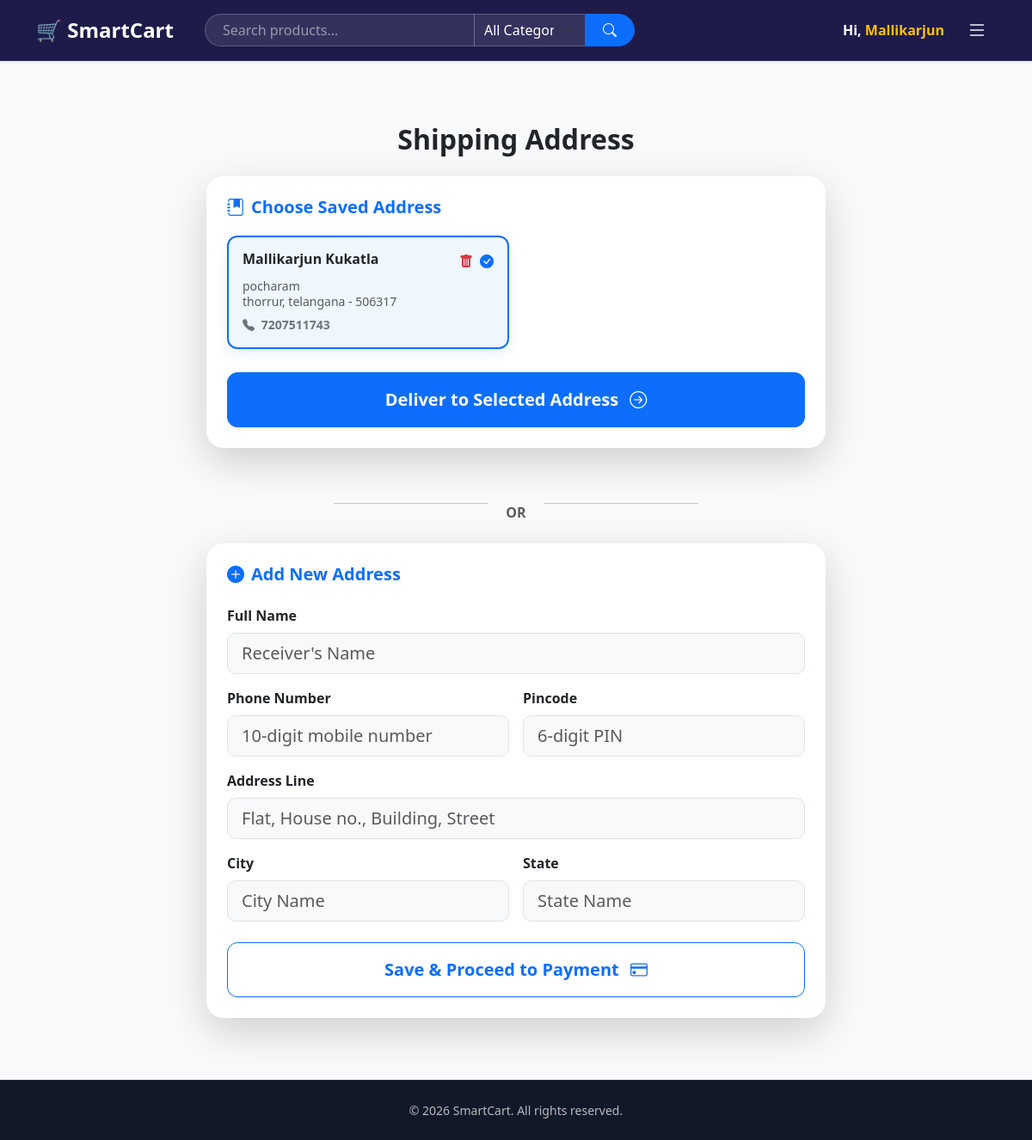
The app's page /user/address (signed in) with its own data.
### tables this page shows
CREATE TABLE "user_addresses" ("address_id" INTEGER PRIMARY KEY AUTOINCREMENT, "user_id" INTEGER, "full_name" TEXT, "phone" TEXT, "address_line" TEXT, "city" TEXT, "state" TEXT, "pincode" TEXT, "created_at" TEXT);

### app.py (the view, shortened to what this page needs)
@user_bp.route('/user/address', methods=['GET', 'POST'])
def user_address():
    if 'user_id' not in session: return redirect(url_for('user.user_login'))
    conn = get_db_connection(); cursor = conn.cursor()
    cursor.execute("SELECT * FROM user_addresses WHERE user_id = ? ORDER BY created_at DESC", (session['user_id'],))
    saved = cursor.fetchall(); cursor.close(); conn.close()
    return render_template('user/address.html', saved_addresses=saved)

### app.py (called while the page is built)
@app.after_request
def add_header(response):
    response.headers["Cache-Control"] = "no-cache, no-store, must-revalidate"
    response.headers["Pragma"] = "no-cache"
    response.headers["Expires"] = "0"
    return response

def get_db_connection():
    conn = sqlite3.connect(config.DATABASE_URL, timeout=10, detect_types=sqlite3.PARSE_DECLTYPES | sqlite3.PARSE_COLNAMES)
    conn.row_factory = sqlite3.Row
    return conn

@app.context_processor
def utility_processor():
    categories, cart_count = [], 0
    try:
        conn = get_db_connection(); cursor = conn.cursor()
        cursor.execute("SELECT DISTINCT category FROM products WHERE is_active = 1")
        categories = [row['category'] for row in cursor.fetchall()]; cursor.close(); conn.close()
    except: pass
    if 'cart' in session: cart_count = len(session['cart'])
    return {"global_categories": categories, "global_cart_count": cart_count}

### templates/user/address.html (shortened to what this page needs)
{% extends "base.html" %}
{% block content %}
<div class="container py-5">
    <div class="row justify-content-center">
        <div class="col-lg-8">
            <h2 class="mb-4 text-center fw-bold">Shipping Address</h2>
            {% if saved_addresses %}
            <div class="card shadow-lg border-0 mb-5" style="border-radius: 20px;">
                <div class="card-body p-4">
                    <h5 class="card-title mb-4 fw-bold text-primary"><i
                            class="bi bi-journal-bookmark-fill me-2"></i>Choose Saved Address</h5>
                    <form method="POST">
                        <div class="row g-3">
                            {% for addr in saved_addresses %}
                            <div class="col-md-6">
                                <label class="address-selector-card w-100 mb-0">
                                    <div class="card h-100 border-2 transition-all"
                                        style="border-radius: 12px; cursor: pointer;">
                                        <div class="card-body p-3">
                                            <div class="d-flex justify-content-between align-items-start mb-2">
                                                <h6 class="fw-bold mb-0">{{ addr.full_name }}</h6>
                                                <div class="d-flex align-items-center">
                                                    <a href="{{ url_for('user.delete_address', address_id=addr.address_id) }}"
                                                        class="text-danger me-2"
                                                        onclick="event.stopPropagation(); return confirm('Permanently delete this address?')">
                                                        <i class="bi bi-trash-fill"></i>
                                                    </a>
                                                    <div class="selection-indicator">
                                                        <i class="bi bi-check-circle-fill text-primary d-none"></i>
                                                    </div>
                                                </div>
                                            </div>
                                            <p class="small text-muted mb-2 lh-sm">
                                                {{ addr.address_line }}<br>
                                                {{ addr.city }}, {{ addr.state }} - {{ addr.pincode }}
                                            </p>
                                            <div class="small fw-semibold text-secondary">
                                                <i class="bi bi-telephone-fill me-1"></i> {{ addr.phone }}
                                            </div>
                                        </div>
                                    </div>
                                </label>
                            </div>
                            {% endfor %}
                        </div>
                        <button type="submit" class="btn btn-primary btn-lg w-100 mt-4 shadow-sm py-3 fw-bold"
                            style="border-radius: 12px;">
                            Deliver to Selected Address <i class="bi bi-arrow-right-circle ms-2"></i>
                        </button>
                    </form>
                </div>
            </div>
            <div class="text-center mb-4">
                <hr class="d-inline-block w-25"> <span class="mx-3 text-muted fw-bold">OR</span>
                <hr class="d-inline-block w-25">
            </div>
            {% endif %}
            <div class="card shadow-lg border-0" style="border-radius: 20px;">
                <div class="card-body p-4">
                    <h5 class="card-title mb-4 fw-bold text-primary"><i class="bi bi-plus-circle-fill me-2"></i>Add New
                        Address</h5>
                    <form method="POST">
                        <div class="row g-3">
                            <div class="col-12">
                                <label class="form-label fw-semibold">Full Name</label>
                                <input type="text" name="full_name" class="form-control form-control-lg bg-light"
                                    placeholder="Receiver's Name" required style="border-radius: 10px;">
                            </div>
                            <div class="col-md-6">
                                <label class="form-label fw-semibold">Phone Number</label>
                                <input type="text" name="phone" class="form-control form-control-lg bg-light"
                                    placeholder="10-digit mobile number" required style="border-radius: 10px;">
                            </div>
                            <div class="col-md-6">
                                <label class="form-label fw-semibold">Pincode</label>
                                <input type="text" name="pincode" class="form-control form-control-lg bg-light"
                                    placeholder="6-digit PIN" required style="border-radius: 10px;">
                            </div>
                            <div class="col-12">
                                <label class="form-label fw-semibold">Address Line</label>
                                <input type="text" name="address_line" class="form-control form-control-lg bg-light"
                                    placeholder="Flat, House no., Building, Street" required
                                    style="border-radius: 10px;">
                            </div>
                            <div class="col-md-6">
                                <label class="form-label fw-semibold">City</label>
                                <input type="text" name="city" class="form-control form-control-lg bg-light"
                                    placeholder="City Name" required style="border-radius: 10px;">
                            </div>
                            <div class="col-md-6">
                                <label class="form-label fw-semibold">State</label>
                                <input type="text" name="state" class="form-control form-control-lg bg-light"
                                    placeholder="State Name" required style="border-radius: 10px;">
                            </div>
                        </div>
                        <button type="submit" class="btn btn-outline-primary btn-lg w-100 mt-4 py-3 fw-bold"
                            style="border-radius: 12px;">
                            Save & Proceed to Payment <i class="bi bi-credit-card ms-2"></i>
                        </button>
                    </form>
                </div>
            </div>
        </div>
    </div>
</div>
{% endblock %}

### static/css/style.css (style rules this page uses)
body { font-family: 'Plus Jakarta Sans', 'Inter', sans-serif; margin: 0; padding: 0; }
button { background: green; color: white; padding: 10px; border: none; cursor: pointer; }
:root { --primary: #4f46e5; --primary-dark: #4338ca; --primary-light: #e0e7ff; --accent: #f59e0b; --nav-bg: #1e1b4b; --footer-bg: #111827; --background: #f1f5f9; --card-shadow: 0 10px 15px -3px rgba(0, 0, 0, 0.1), 0 4px 6px -2px rgba(0, 0, 0, 0.05); }
body { background: url('../images/premium_bg.png') no-repeat center center fixed; background-size: cover; font-family: 'Plus Jakarta Sans', 'Inter', sans-serif; color: #1e293b; min-height: 100vh; display: flex; flex-direction: column; }
.btn-primary { background-color: var(--primary); border: none; }
body { background-color: #f4f7f6; }
.card { border-radius: 12px; }

### templates/base.html (style rules this page uses)
html, body { height: 100%; }
body { display: flex; flex-direction: column; background-color: #f8fafc; }

### templates/user/address.html (style rules this page uses)
.transition-all { transition: all 0.2s ease-in-out; }
.address-selector-card input:checked+.card { border-color: #0d6efd !important; background-color: #f0f7ff; transform: translateY(-3px); box-shadow: 0 5px 15px rgba(13, 110, 253, 0.1); }
.address-selector-card input:checked+.card .selection-indicator .bi-check-circle-fill { display: block !important; }
.text-danger i { transition: transform 0.2s ease; }

### records on screen
user_addresses: full_name "Mallikarjun Kukatla", address_line "pocharam", city "thorrur", state "telangana", pincode "506317", phone "7207511743"

### other values on screen
{{ session.get('user_name') }} "Mallikarjun"
